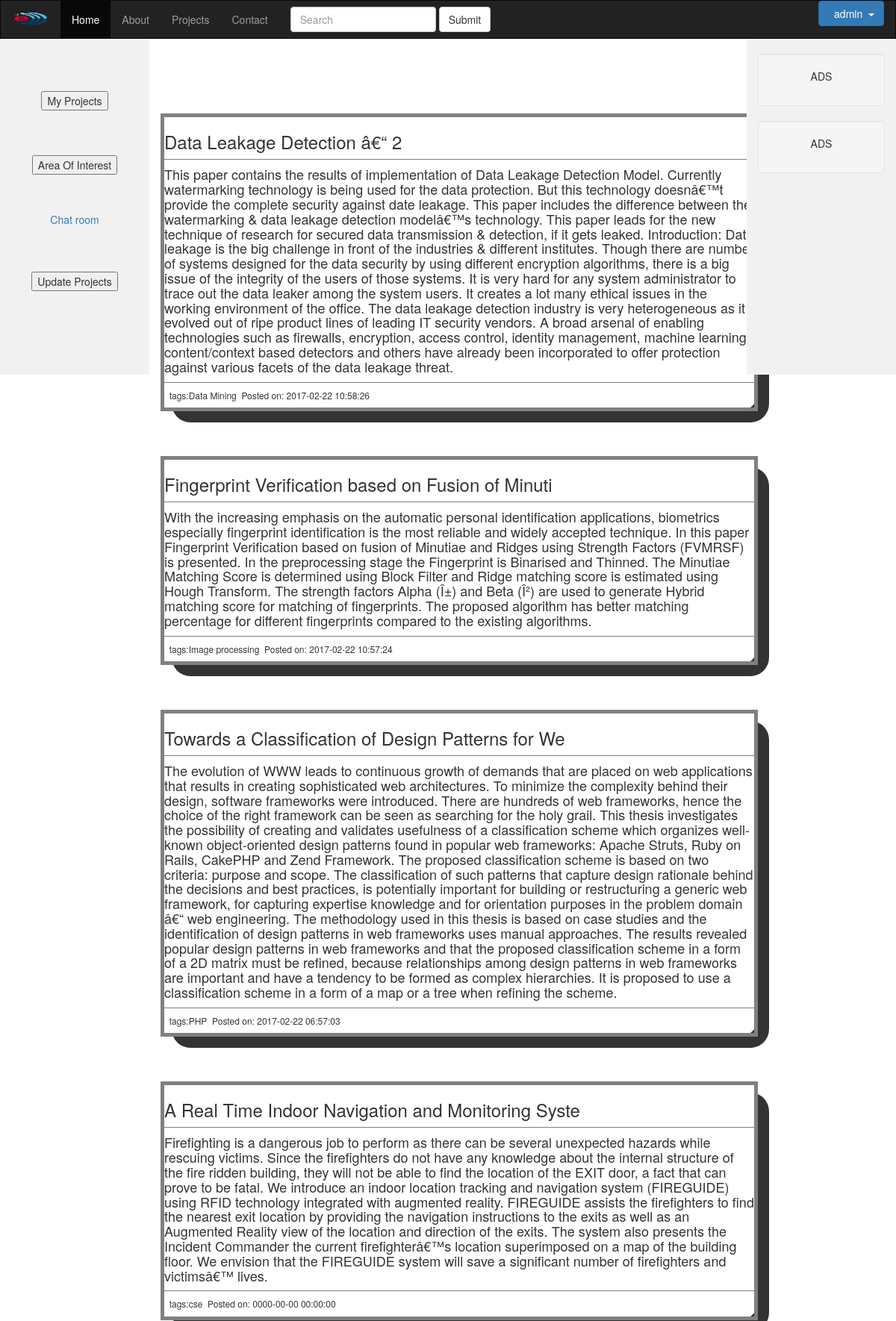
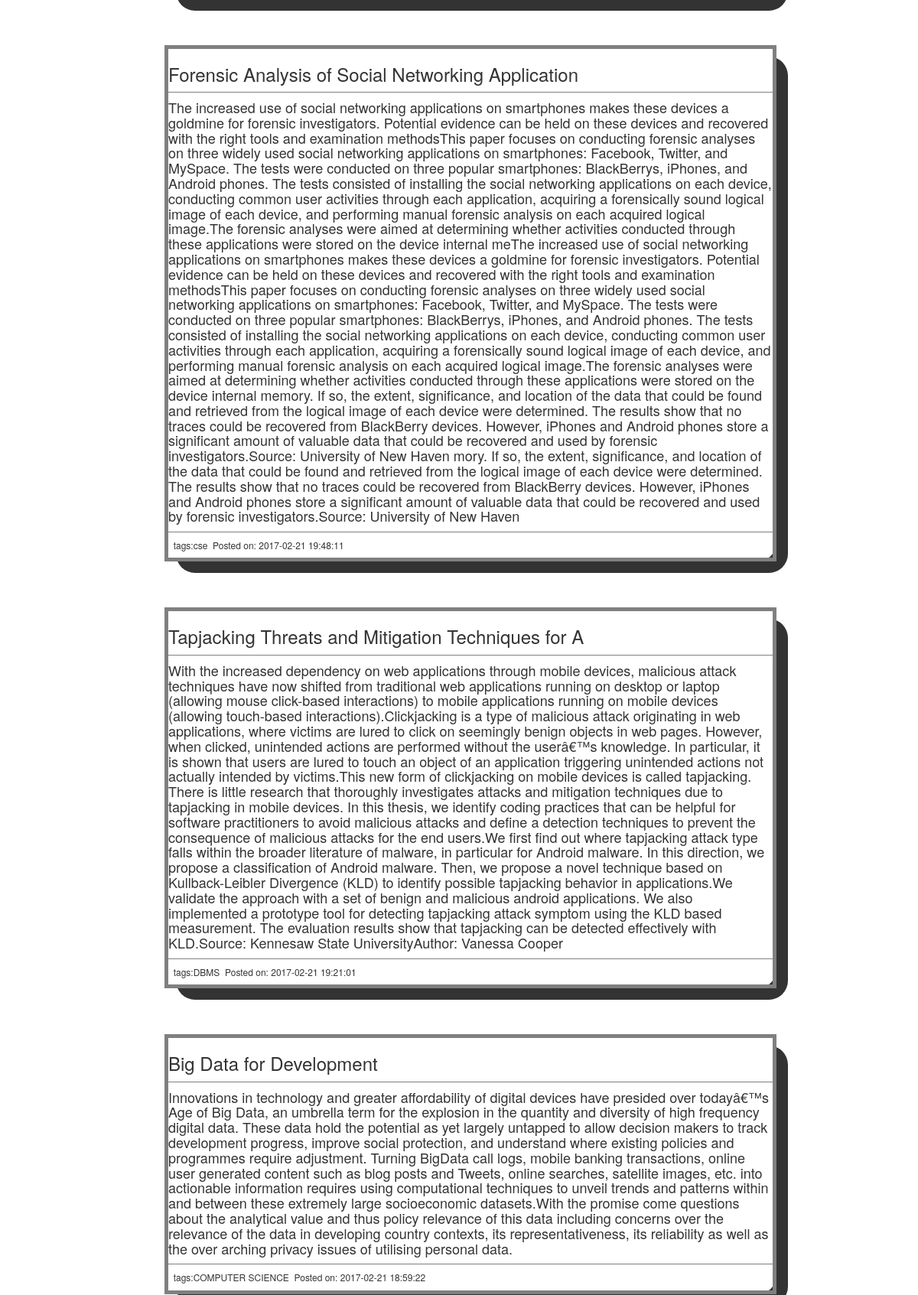
/esnitc/index.php (signed in, upper part), run on the app's committed database (2 pictures, top to bottom).
### tables this page shows
CREATE TABLE IF NOT EXISTS `store` (
  `pid` varchar(50) NOT NULL,
  `name` varchar(50) NOT NULL,
  `field` varchar(25) NOT NULL,
  `description` text NOT NULL,
  `pdate` timestamp NOT NULL DEFAULT CURRENT_TIMESTAMP,
  `status` varchar(25) NOT NULL,
  `file` blob,
  PRIMARY KEY (`pid`),
  UNIQUE KEY `pid` (`pid`)
);

### esnitc/index.php (the view, shortened to what this page needs)
<!DOCTYPE html>
<html>
<head>
	<link rel='stylesheet' href='https://maxcdn.bootstrapcdn.com/bootstrap/3.3.7/css/bootstrap.min.css'>
</head>
<body>
  <div>
          <nav class='navbar navbar-inverse'>
            <div class='container-fluid'>
              <div class='navbar-header'>
                <a class='navbar-brand' href='#'><img src='photos/logo1.png' alt = 'no image' style='width:50px;height:18px;' ></img></a>
              </div>
              <div class='collapse navbar-collapse' id='myNavbar'>
                <ul class='nav navbar-nav'>
                  <li class='active'><a href='index.php'>Home</a></li>
                  <li><a href='#'>About</a></li>
                  <li><a href='#'>Projects</a></li>
                  <li><a href='#'>Contact</a></li>
                        <form class='navbar-form navbar-left' method="Post" action = "search.php">
                          <div class='form-group'>
                            <input type='text' class='form-control' placeholder='Search' name ='search'>
                          </div>
                          <button type='submit' class='btn btn-default' value='search' name='option'>Submit</button>
                        </form>
                </ul>
                <ul class='nav navbar-nav navbar-right'>
                  <?php
                  if($_SESSION["user"]==NULL){
                  echo "<li><a href='signup.php'><span class='glyphicon glyphicon-user'></span> Sign Up</a></li>
                  <li><a href='login.php'><span class='glyphicon glyphicon-log-in'></span> Login</a></li>";
                } else
                {
   echo " <div class='dropdown'>
  <button class='btn btn-primary dropdown-toggle' type='button' data-toggle='dropdown'>&nbsp " . $_SESSION["user"]."&nbsp
  <span class='caret'></span></button>
  <ul class='dropdown-menu'>
 <li>  <a href='#'>Edit Profile</a></li>
     <li> <form action='check1.php' method='post'><input type='Submit' value='My Projects' name='option'></form></li>
     <li> <a href='#'>Messages</a></li>
    <li>  <a href='logout.php'>Logout</a> </li>
  </ul>
</div>";
                }
                  ?>
                </ul>
              </div>
            </div>
          </nav>
          <div class='container-fluid text-center'>
            <div class='row content'>
              <div class='col-sm-2 sidenav'>
              <br><br>
                <p><form action='check1.php' method='post'><input type='Submit' value='My Projects' name='option'></form></p><br><br>
                <p><form action='check1.php' method='post'><input type='Submit' value='Area Of Interest' name='option'></form></p><br><br>
                <p><a href='#'>Chat room</a></p><br><br>
               <p><form action='check1.php' method='post'><input type='Submit' value='Update Projects' name='option'></form></p><br><br>
              </div>
              <div class='col-sm-8 text-left'>
                    <br><br>
                      <?php
			                      $servername = "athena.nitc.ac.in";
			                      $username = "b130417cs";
			                      $password = "b130417cs";
			                      $dbname = "db_b130417cs";
			                      $conn = mysqli_connect($servername, $username, $password, $dbname);
			                      $sql = "SELECT * FROM store order by pid desc;";
			                      $result = mysqli_query($conn,$sql);
			                      if ($result->num_rows > 0) {
                                while($row = mysqli_fetch_assoc($result))
                                {
                                  echo "<center><table border=1px width=100% style='width: 800px; padding:10px; border: 5px solid gray; margin: 0; background-color: white; box-shadow:15px 15px; border-radius: 25px;' >";
                                  echo "<tr>"."<td>"."<h3>".$row["name"]."</h3>"."</td>"."</tr>"."<br>"."<tr>"."<td>"."<h4>".$row["description"]."</h4>"."</td>"."</tr>"."<tr>"."<td><h6>&nbsp tags:".$row["field"]." &nbspPosted on:&nbsp".$row["pdate"]."</h6></td></tr><br><br>" ;
                                }
                                echo "</table></center><br><br>";
                                }
										  ?>
              </div>
              <div class='col-sm-2 sidenav'>
                <div class='well'>
                  <p>ADS</p>
                </div>
                <div class='well'>
                  <p>ADS</p>
                </div>
              </div>
            </div>
          </div>
          <link href='https://fortawesome.github.io/Font-Awesome/assets/font-awesome/css/font-awesome.css' rel='stylesheet'>

### esnitc/index.php (style rules this page uses)
.navbar { margin-bottom: 0; border-radius: 0; }
.row.content { height: 450px }
.sidenav { padding-top: 20px; background-color: #f1f1f1; height: 100%; }

### data on the page
store: name "Data Leakage Detection â€“ 2", description "This paper contains the results of implementation of Data Leakage Detection Model. Currently watermarking technology is being used for the data protection. But this technology doesnâ€™t provide the complete security against date leakage. This paper includes the difference between the watermarking & data leakage detection modelâ€™s technology. This paper leads for the new technique of research for secured data transmission & detection, if it gets leaked. Introduction: Data leakage is the big challenge in front of the industries & different institutes. Though there are number of systems designed for the data security by using different encryption algorithms, there is a big issue of the…", field "Data Mining", pdate "2017-02-22 10:58:26"
store: name "Fingerprint Verification based on Fusion of Minuti", description "With the increasing emphasis on the automatic personal identification applications, biometrics especially fingerprint identification is the most reliable and widely accepted technique. In this paper Fingerprint Verification based on fusion of Minutiae and Ridges using Strength Factors (FVMRSF) is presented. In the preprocessing stage the Fingerprint is Binarised and Thinned. The Minutiae Matching Score is determined using Block Filter and Ridge matching score is estimated using Hough Transform. The strength factors Alpha (Î±) and Beta (Î²) are used to generate Hybrid matching score for matching of fingerprints. The proposed algorithm has better matching percentage for different fingerprints…", field "Image processing", pdate "2017-02-22 10:57:24"
store: name "Towards a Classification of Design Patterns for We", description "The evolution of WWW leads to continuous growth of demands that are placed on web applications that results in creating sophisticated web architectures. To minimize the complexity behind their design, software frameworks were introduced. There are hundreds of web frameworks, hence the choice of the right framework can be seen as searching for the holy grail. This thesis investigates the possibility of creating and validates usefulness of a classification scheme which organizes well-known object-oriented design patterns found in popular web frameworks: Apache Struts, Ruby on Rails, CakePHP and Zend Framework. The proposed classification scheme is based on two criteria: purpose and scope. The…", field "PHP", pdate "2017-02-22 06:57:03"
store: name "A Real Time Indoor Navigation and Monitoring Syste", description "Firefighting is a dangerous job to perform as there can be several unexpected hazards while rescuing victims. Since the firefighters do not have any knowledge about the internal structure of the fire ridden building, they will not be able to find the location of the EXIT door, a fact that can prove to be fatal. We introduce an indoor location tracking and navigation system (FIREGUIDE) using RFID technology integrated with augmented reality. FIREGUIDE assists the firefighters to find the nearest exit location by providing the navigation instructions to the exits as well as an Augmented Reality view of the location and direction of the exits. The system also presents the Incident Commander…", field "cse", pdate "0000-00-00 00:00:00"
store: name "Forensic Analysis of Social Networking Application", description "The increased use of social networking applications on smartphones makes these devices a goldmine for forensic investigators. Potential evidence can be held on these devices and recovered with the right tools and examination methodsThis paper focuses on conducting forensic analyses on three widely used social networking applications on smartphones: Facebook, Twitter, and MySpace. The tests were conducted on three popular smartphones: BlackBerrys, iPhones, and Android phones. The tests consisted of installing the social networking applications on each device, conducting common user activities through each application, acquiring a forensically sound logical image of each device, and…", field "cse", pdate "2017-02-21 19:48:11"
store: name "Tapjacking Threats and Mitigation Techniques for A", description "With the increased dependency on web applications through mobile devices, malicious attack techniques have now shifted from traditional web applications running on desktop or laptop (allowing mouse click-based interactions) to mobile applications running on mobile devices (allowing touch-based interactions).Clickjacking is a type of malicious attack originating in web applications, where victims are lured to click on seemingly benign objects in web pages. However, when clicked, unintended actions are performed without the userâ€™s knowledge. In particular, it is shown that users are lured to touch an object of an application triggering unintended actions not actually intended by…", field "DBMS", pdate "2017-02-21 19:21:01"
store: name "Big Data for Development", description "Innovations in technology and greater affordability of digital devices have presided over todayâ€™s Age of Big Data, an umbrella term for the explosion in the quantity and diversity of high frequency digital data. These data hold the potential as yet largely untapped to allow decision makers to track development progress, improve social protection, and understand where existing policies and programmes require adjustment. Turning BigData call logs, mobile banking transactions, online user generated content such as blog posts and Tweets, online searches, satellite images, etc. into actionable information requires using computational techniques to unveil trends and patterns within and between…", field "COMPUTER SCIENCE", pdate "2017-02-21 18:59:22"

### other printed values
$_SESSION["user"] "admin"
